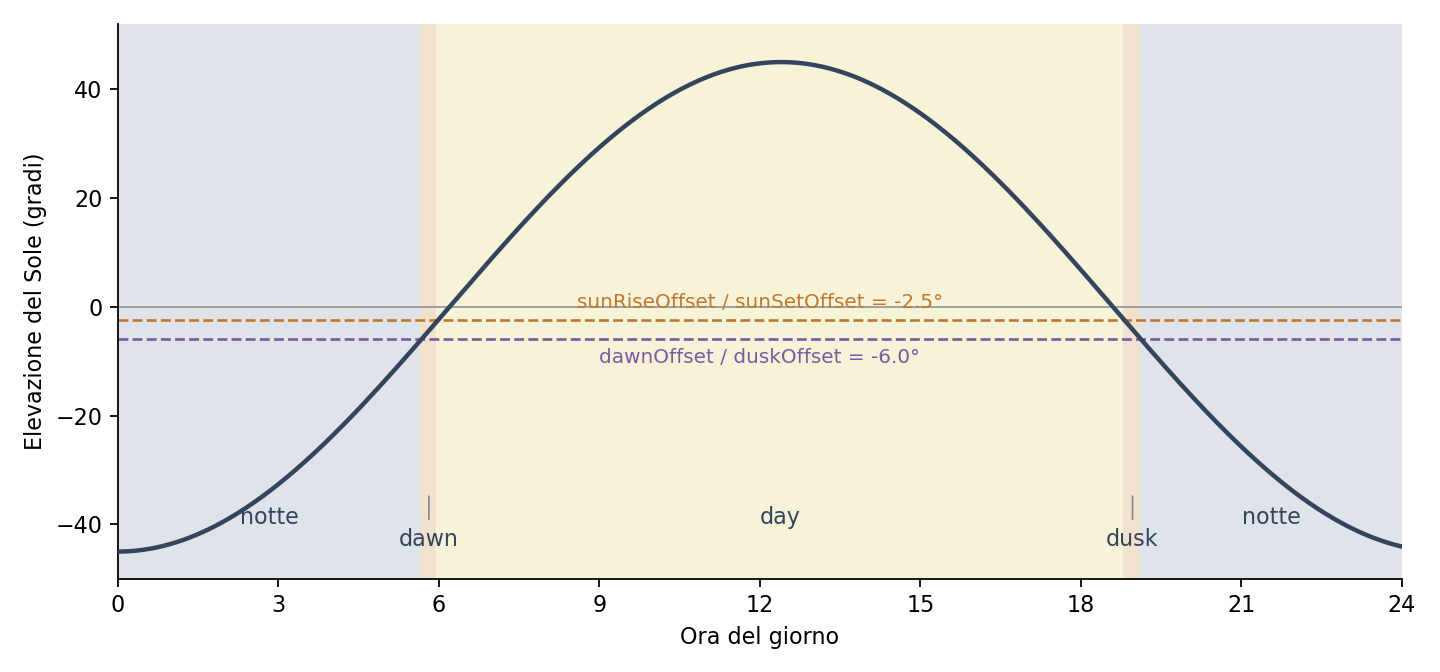

Write Python code to recreate this figure.
#!/usr/bin/env python3
"""
Disegna l'elevazione del Sole in una giornata e le soglie che separano le
quattro fasi usate da zeroCAM. Rigenerare con doc/img/genera-diagrammi.sh
"""

import os

import matplotlib
matplotlib.use("Agg")
import matplotlib.pyplot as plt
import numpy as np

SUN_OFFSET = -2.5   # deviceDetails.sunRiseOffset / sunSetOffset
TWILIGHT = -6.0     # deviceDetails.dawnOffset / duskOffset

# Curva verosimile per una giornata di mezza stagione a 45° di latitudine:
# serve a illustrare le soglie, non a fare astronomia.
ore = np.linspace(0, 24, 1000)
elevazione = 45 * np.sin(np.pi * (ore - 6.2) / 12.4)

fig, ax = plt.subplots(figsize=(9, 4.2))
ax.plot(ore, elevazione, color="#33445c", linewidth=2, zorder=3)
ax.axhline(0, color="#999999", linewidth=0.8, zorder=1)
ax.axhline(SUN_OFFSET, color="#c07830", linewidth=1.2, linestyle="--", zorder=2)
ax.axhline(TWILIGHT, color="#7a5aa0", linewidth=1.2, linestyle="--", zorder=2)

ax.text(12, SUN_OFFSET + 1.5, f"sunRiseOffset / sunSetOffset = {SUN_OFFSET}°",
        ha="center", va="bottom", fontsize=9, color="#c07830")
ax.text(12, TWILIGHT - 1.5, f"dawnOffset / duskOffset = {TWILIGHT}°",
        ha="center", va="top", fontsize=9, color="#7a5aa0")

# Le fasi, ricavate dalle intersezioni della curva con le soglie
def attraversamenti(soglia):
    segni = np.sign(elevazione - soglia)
    indici = np.where(np.diff(segni) != 0)[0]
    return [ore[i] for i in indici]

alba_civ, tramonto_civ = attraversamenti(TWILIGHT)
alba_sun, tramonto_sun = attraversamenti(SUN_OFFSET)

fasi = [
    ("notte", 0, alba_civ, "#dfe3ea"),
    ("dawn", alba_civ, alba_sun, "#f0e2cf"),
    ("day", alba_sun, tramonto_sun, "#f7f3d9"),
    ("dusk", tramonto_sun, tramonto_civ, "#f0e2cf"),
    ("notte", tramonto_civ, 24, "#dfe3ea"),
]
for nome, inizio, fine, colore in fasi:
    ax.axvspan(inizio, fine, color=colore, zorder=0)
    centro = (inizio + fine) / 2
    if fine - inizio > 1.5:
        ax.text(centro, -40, nome, ha="center", fontsize=10, color="#33445c")
    else:
        # dawn e dusk durano poco: l'etichetta va portata fuori dalla banda
        ax.annotate(nome, xy=(centro, -34), xytext=(centro, -44),
                    ha="center", fontsize=10, color="#33445c",
                    arrowprops=dict(arrowstyle="-", color="#8a8a8a", linewidth=0.8))

ax.set_xlim(0, 24)
ax.set_ylim(-50, 52)
ax.set_xticks(range(0, 25, 3))
ax.set_xlabel("Ora del giorno")
ax.set_ylabel("Elevazione del Sole (gradi)")
ax.spines[["top", "right"]].set_visible(False)
fig.tight_layout()

out = os.path.join(os.path.dirname(os.path.abspath(__file__)), "fasi-giorno.png")
fig.savefig(out, dpi=160)
print(f"Creato {out}")
